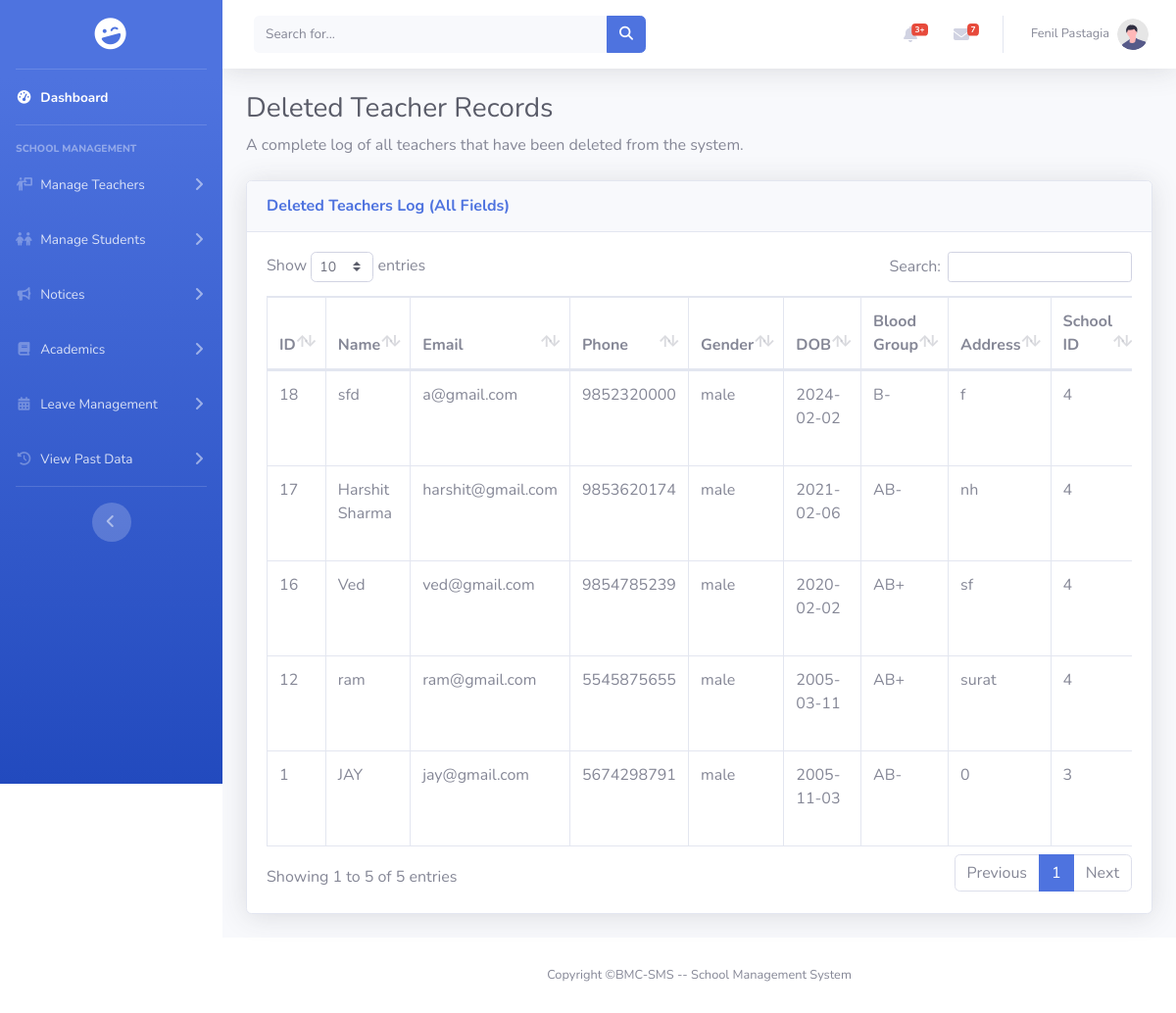
/pages/past_record/past_teacher.php (signed in), run on the app's committed database.
### tables this page shows
CREATE TABLE `deleted_teachers` (
  `id` int(11) NOT NULL,
  `teacher_name` varchar(100) DEFAULT NULL,
  `email` varchar(100) DEFAULT NULL,
  `phone` varchar(15) DEFAULT NULL,
  `gender` enum('male', 'female', 'other') DEFAULT NULL,
  `dob` date DEFAULT NULL,
  `blood_group` enum('A+', 'A-', 'B+', 'B-', 'AB+', 'AB-', 'O+', 'O-') DEFAULT NULL,
  `address` text DEFAULT NULL,
  `school_id` int(11) DEFAULT NULL,
  `qualification` varchar(100) DEFAULT NULL,
  `subject` varchar(100) DEFAULT NULL,
  `language_known` varchar(100) DEFAULT NULL,
  `salary` decimal(10, 2) DEFAULT NULL,
  `std`
  set(
      'Nursery',
      'Junior',
      'Senior',
      '1',
      '2',
      '3',
      '4',
      '5',
      '6',
      '7',
      '8',
      '9',
      '10',
      '11',
      '12'
    ) DEFAULT NULL,
    `experience` varchar(50) DEFAULT NULL,
    `batch` enum('Morning', 'Evening') DEFAULT NULL,
    `class_teacher` tinyint(1) DEFAULT NULL,
    `class_teacher_std` varchar(10) DEFAULT NULL,
    `deleted_by_role` varchar(50) DEFAULT NULL,
    `deleted_at` timestamp NOT NULL DEFAULT current_timestamp()
);

### encryption.php (called while the page is built, shortened)
<?php
function decrypt_id($encrypted)
{
    return openssl_decrypt($encrypted, ENCRYPTION_METHOD, ENCRYPTION_KEY, 0, ENCRYPTION_IV);
}

### pages/past_record/past_teacher.php (the view, shortened to what this page needs)
<?php
include_once "../../includes/connect.php";
include_once "../../encryption.php";
$query = "SELECT dt.*, s.school_name
          FROM deleted_teachers dt
          LEFT JOIN school s ON dt.school_id = s.id
          ORDER BY dt.deleted_at DESC";
$result = mysqli_query($conn, $query);
?>
<!DOCTYPE html>
<html lang="en">
<head>
    <link href="../../assets/vendor/fontawesome-free/css/all.min.css" rel="stylesheet" type="text/css">
    <link href="../../assets/css/sb-admin-2.min.css" rel="stylesheet">
    <link rel="stylesheet" href="https://cdnjs.cloudflare.com/ajax/libs/font-awesome/6.5.2/css/all.min.css" />
    <link href="../../assets/vendor/datatables/dataTables.bootstrap4.min.css" rel="stylesheet">
    <link rel="stylesheet" href="../../assets/css/sidebar.css">
    <link rel="stylesheet" href="../../assets/css/scrollbar_hidden.css">
</head>
<body id="page-top">
    <div id="wrapper">
        <?php include_once '../../includes/sidebar.php'; ?>
        <div id="content-wrapper" class="d-flex flex-column">
            <div id="content">
                <?php include_once '../../includes/header.php'; ?>
                <div class="container-fluid">
                    <h1 class="h3 mb-2 text-gray-800">Deleted Teacher Records</h1>
                    <p class="mb-4">A complete log of all teachers that have been deleted from the system.</p>
                    <div class="card shadow mb-4">
                        <div class="card-header py-3">
                            <h6 class="m-0 font-weight-bold text-primary">Deleted Teachers Log (All Fields)</h6>
                        </div>
                        <div class="card-body">
                            <div class="table-responsive">
                                <table class="table table-bordered" id="dataTable" width="100%" cellspacing="0">
                                    <thead>
                                        <tr>
                                            <th>ID</th>
                                            <th>Name</th>
                                            <th>Email</th>
                                            <th>Phone</th>
                                            <th>Gender</th>
                                            <th>DOB</th>
                                            <th>Blood Group</th>
                                            <th>Address</th>
                                            <th>School ID</th>
                                        </tr>
                                    </thead>
                                    <tbody>
                                        <?php
                                        if ($result && mysqli_num_rows($result) > 0) {
                                            while ($row = mysqli_fetch_assoc($result)) {
                                                echo "<tr>";
                                                echo "<td>" . htmlspecialchars($row['id']) . "</td>";
                                                echo "<td>" . htmlspecialchars($row['teacher_name'] ?? 'N/A') . "</td>";
                                                echo "<td>" . htmlspecialchars($row['email'] ?? 'N/A') . "</td>";
                                                echo "<td>" . htmlspecialchars($row['phone'] ?? 'N/A') . "</td>";
                                                echo "<td>" . htmlspecialchars($row['gender'] ?? 'N/A') . "</td>";
                                                echo "<td>" . htmlspecialchars($row['dob'] ?? 'N/A') . "</td>";
                                                echo "<td>" . htmlspecialchars($row['blood_group'] ?? 'N/A') . "</td>";
                                                echo "<td>" . htmlspecialchars($row['address'] ?? 'N/A') . "</td>";
                                                echo "<td>" . htmlspecialchars($row['school_id'] ?? 'N/A') . "</td>";
                                                echo "</tr>";
                                            }
                                        } else {
                                            echo "<tr><td colspan='19' class='text-center'>No deleted teachers found</td></tr>";
                                        }
                                        ?>
                                    </tbody>
                                </table>
                            </div>
                        </div>
                    </div>
                </div>
            </div>
            <?php include '../../includes/footer.php'; ?>
        </div>
    </div>
</body>
</html>

### includes/sidebar.php (shortened to what this page needs)
<?php
$role = null;
if (isset($_COOKIE['encrypted_user_role'])) {
    $role = decrypt_id($_COOKIE['encrypted_user_role']);
}
?>
<ul class="navbar-nav bg-gradient-primary sidebar sidebar-dark accordion" id="accordionSidebar">
    <a class="sidebar-brand d-flex align-items-center justify-content-center" href="<?php echo BASE_WEB_PATH; ?>dashboard.php">
        <div class="sidebar-brand-icon rotate-n-15">
            <i class="fas fa-laugh-wink"></i>
        </div>
    </a>
    <hr class="sidebar-divider my-0">
    <li class="nav-item active">
        <a class="nav-link" href="<?php echo BASE_WEB_PATH; ?>dashboard.php">
            <i class="fas fa-fw fa-tachometer-alt"></i>
            <span>Dashboard</span></a>
    </li>
    <hr class="sidebar-divider">
    <?php
    switch ($role) {
    ?>
        <?php
        case 'schooladmin':
        ?>
            <div class="sidebar-heading">School Management</div>
            <li class="nav-item">
                <a class="nav-link collapsed" href="#" data-toggle="collapse" data-target="#collapseTeacher">
                    <i class="fas fa-fw fa-person-chalkboard"></i>
                    <span>Manage Teachers</span>
                </a>
            </li>
            <li class="nav-item">
                <a class="nav-link collapsed" href="#" data-toggle="collapse" data-target="#collapseStudent">
                    <i class="fas fa-fw fa-children"></i>
                    <span>Manage Students</span>
                </a>
            </li>
            <li class="nav-item">
                <a class="nav-link collapsed" href="#" data-toggle="collapse" data-target="#collapseNotices">
                    <i class="fas fa-fw fa-bullhorn"></i>
                    <span>Notices</span>
                </a>
            </li>
            <li class="nav-item">
                <a class="nav-link collapsed" href="#" data-toggle="collapse" data-target="#collapseAcademics">
                    <i class="fas fa-fw fa-book"></i>
                    <span>Academics</span>
                </a>
            </li>
            <li class="nav-item">
                <a class="nav-link collapsed" href="#" data-toggle="collapse" data-target="#collapseLeaveManagement">
                    <i class="fas fa-fw fa-calendar-alt"></i>
                    <span>Leave Management</span>
                </a>
            </li>
            <li class="nav-item">
                <a class="nav-link collapsed" href="#" data-toggle="collapse" data-target="#collapsePastData">
                    <i class="fas fa-fw fa-history"></i>
                    <span>View Past Data</span>
                </a>
            </li>
        <?php
            break;
        ?>
    <?php
    }
    ?>
    <hr class="sidebar-divider d-none d-md-block">
    <div class="text-center d-none d-md-inline">
        <button class="rounded-circle border-0" id="sidebarToggle"></button>
    </div>
</ul>

### includes/header.php (shortened to what this page needs)
<?php
include_once $_SERVER['DOCUMENT_ROOT'] . '/BMC-SMS/encryption.php';
$userName = 'Guest';
$userProfileImage = BASE_WEB_PATH . 'assets/images/undraw_profile.svg';
$isLoggedIn = false;
if (isset($_COOKIE['encrypted_user_role'])) {
    $isLoggedIn = true;
    $user_role = decrypt_id($_COOKIE['encrypted_user_role']);
    if ($user_role === 'bmc') {
        $userName = 'BMC Admin';
    } else {
        if (isset($_COOKIE['encrypted_user_name'])) {
            $userName = decrypt_id($_COOKIE['encrypted_user_name']);
        }
    }
}
?>
<nav class="navbar navbar-expand navbar-light bg-white topbar mb-4 static-top shadow">
    <form class="d-none d-sm-inline-block form-inline mr-auto ml-md-3 my-2 my-md-0 mw-100 navbar-search">
        <div class="input-group">
            <input type="text" class="form-control bg-light border-0 small" placeholder="Search for..."
                aria-label="Search" aria-describedby="basic-addon2">
            <div class="input-group-append">
                <button class="btn btn-primary" type="button">
                    <i class="fas fa-search fa-sm"></i>
                </button>
            </div>
        </div>
    </form>
    <ul class="navbar-nav ml-auto">
        <li class="nav-item dropdown no-arrow mx-1">
            <a class="nav-link dropdown-toggle" href="#" id="alertsDropdown" role="button" data-toggle="dropdown"
                aria-haspopup="true" aria-expanded="false">
                <i class="fas fa-bell fa-fw"></i>
                <span class="badge badge-danger badge-counter">3+</span>
            </a>
        </li>
        <li class="nav-item dropdown no-arrow mx-1">
            <a class="nav-link dropdown-toggle" href="#" id="messagesDropdown" role="button" data-toggle="dropdown"
                aria-haspopup="true" aria-expanded="false">
                <i class="fas fa-envelope fa-fw"></i>
                <span class="badge badge-danger badge-counter">7</span>
            </a>
        </li>
        <?php if ($isLoggedIn): ?>
            <li class="nav-item dropdown no-arrow">
                <a class="nav-link dropdown-toggle" href="#" id="userDropdown" role="button" data-toggle="dropdown"
                    aria-haspopup="true" aria-expanded="false">
                    <span class="mr-2 d-none d-lg-inline text-gray-600 small"><?php echo htmlspecialchars($userName); ?></span>
                    <img class="img-profile rounded-circle"
                        src="<?php echo htmlspecialchars($userProfileImage); ?>"
                        onerror="this.src='<?php echo BASE_WEB_PATH; ?>assets/images/undraw_profile.svg';"
                        alt="Profile"
                        style="width: 32px; height: 32px; object-fit: cover;">
                </a>
            </li>
        <?php endif; ?>
    </ul>
</nav>

### includes/footer.php
<footer class="sticky-footer bg-white">
    <div class="container my-auto">
        <div class="copyright text-center my-auto">
            <span>Copyright &copy;BMC-SMS -- School Management System</span>
        </div>
    </div>
</footer>

### assets/css/sidebar.css (style rules this page uses)
#accordionSidebar { position: -webkit-sticky; position: sticky; top: 0; height: 100vh; }
@media (min-width: 768px) { #accordionSidebar { width: 280px !important; } }
@media (min-width: 768px) { #accordionSidebar .nav-item .nav-link { width: 100%; } }

### assets/css/scrollbar_hidden.css (style rules this page uses)
body { -ms-overflow-style: none; scrollbar-width: none; }

### data on the page
deleted_teachers: id "18", teacher_name "sfd", email "a@gmail.com", phone "9852320000", gender "male", dob "2024-02-02", blood_group "B-", address "f", school "4"
deleted_teachers: id "17", teacher_name "Harshit Sharma", email "harshit@gmail.com", phone "9853620174", gender "male", dob "2021-02-06", blood_group "AB-", address "nh", school "4"
deleted_teachers: id "16", teacher_name "Ved", email "ved@gmail.com", phone "9854785239", gender "male", dob "2020-02-02", blood_group "AB+", address "sf", school "4"
deleted_teachers: id "12", teacher_name "ram", email "ram@gmail.com", phone "5545875655", gender "male", dob "2005-03-11", blood_group "AB+", address "surat", school "4"
deleted_teachers: id "1", teacher_name "JAY", email "jay@gmail.com", phone "5674298791", gender "male", dob "2005-11-03", blood_group "AB-", address "0", school "3"

### other printed values
$userName "Fenil Pastagia"
